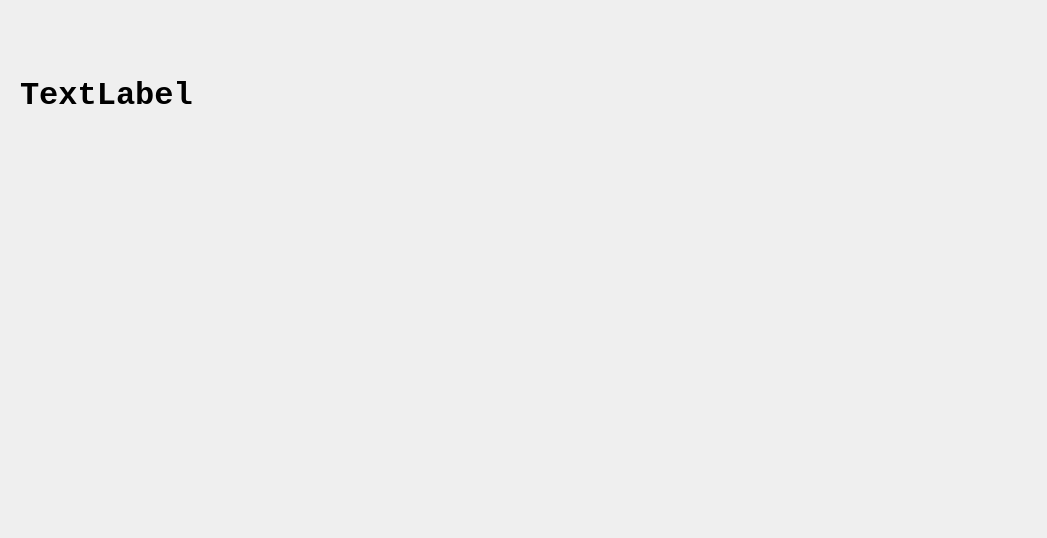
<?xml version="1.0" encoding="UTF-8"?>
<ui version="4.0">
 <class>Dialog</class>
 <widget class="QDialog" name="Dialog">
  <property name="geometry">
   <rect>
    <x>0</x>
    <y>0</y>
    <width>1047</width>
    <height>538</height>
   </rect>
  </property>
  <property name="windowTitle">
   <string>Dialog</string>
  </property>
  <widget class="QLabel" name="label">
   <property name="geometry">
    <rect>
     <x>20</x>
     <y>10</y>
     <width>551</width>
     <height>171</height>
    </rect>
   </property>
   <property name="font">
    <font>
     <family>Consolas</family>
     <pointsize>24</pointsize>
     <weight>75</weight>
     <bold>true</bold>
    </font>
   </property>
   <property name="text">
    <string>TextLabel</string>
   </property>
  </widget>
 </widget>
 <resources/>
 <connections/>
</ui>
